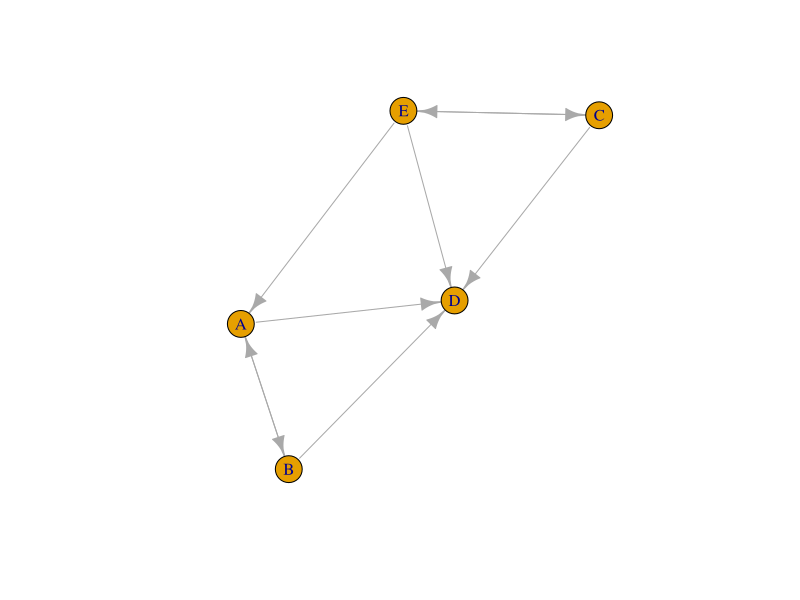

Source code (R):
library(pracma)

# This is the initial connectivity matrix
H <- matrix(nrow=5, ncol=5, byrow=FALSE, dimnames = list(c("A", "B", "C", "D", "E"),c("A", "B", "C", "D", "E")))
H[1:5,1:5] <-  c(0, 1/2, 0, 1/2,0,1/2,0,0,1/2,0,0,0,0,1/2,1/2,0,0,0,0,0,1/3,0,1/3,1/3,0)
H
# This is the teleportation matrix
e <- matrix(nrow=5,ncol=5)
e[1:5,1:5] <- 1/5
e
# The given random surfer probability is 0.85
G <- (0.85 * H) + (0.15*e)
G

nodes <- c("A", "B", "C", "D", "E")

# These are the first iteration values of the PageRanks for the 5 pages
a1 <- round((rowSums(G)["A"] * 0.2),3)
b1 <- round((rowSums(G)["B"] * 0.2),3)
c1 <- round((rowSums(G)["C"] * 0.2),3)
d1 <- round((rowSums(G)["D"] * 0.2),3)
e1 <- round((rowSums(G)["E"] * 0.2),3)

# r will be the iterative schema for these pages
r <- c(a1,b1,c1,d1,e1)
r

# This matrix will show all of the iterations before tolerance is met
iterations <- matrix(ncol = 10, nrow = 5, dimnames = list(c("A", "B", "C", "D", "E"),c()))
# Here I assign the initialized PageRank for the pages
iterations[1:5,1] <- 0.2
# Here I assign the first iteration values of PageRank for the pages
iterations[1:5,2] <- r
iterations



# This loop iterates through the process of calculating the PageRank until the tolerance is reached (tolerance <=0.02)
errorexists <- TRUE
iter <- 3
while (errorexists == TRUE) {
  errorcount <- 0
  for (node in nodes) {
      error <- abs(iterations[node,iter-1] - iterations[node, iter-2])
      if (error >0.02) {
        errorcount <- errorcount +1
      }
        iterations[node,iter] <- round(dot(G[node,],r),3)
  }
  r <- iterations[1:5,iter]
  if (errorcount>0){
    iter <- iter + 1
  }
  if (errorcount == 0){
    errorexists <- FALSE
  }
}  

# Here are all the iterations of PageRank
iterations

# Here are the final importance values for each page
r
initialresults <- r

# Here are the pages in order of decreasing PageRank score!
sort(r, decreasing = TRUE)


# DOUBLE CHECK WITH OTHER METHODS

# Transition matrix A
A <- matrix(nrow=5, ncol=5, byrow=FALSE, dimnames = list(c("A", "B", "C", "D", "E"),c("A", "B", "C", "D", "E")))
A[1:5,1:5] <-  c(0, 1/2, 0, 1/2,0,1/2,0,0,1/2,0,0,0,0,1/2,1/2,0,0,0,0,0,1/3,0,1/3,1/3,0)
A

# Take Decay d = 0.85
d <- 0.85
B <- 0.85*A + (0.15/5)
r <- matrix(c(1/5,1/5,1/5,1/5,1/5),nrow=5)
r

# perform power iterations on B
iterations <- function(M, r, n) {
  Bn = diag(nrow(M)) 
  # Caculate B n times
  for (i in 1:n)
  {
    Bn = Bn %*% M
  }
  return (Bn %*% r)
}

# Different values of n, to see convergence
eig_vec1<-iterations(B, r, 10) #Converges
#iterations(B, r, 40)
eig_vec1

# Decomposing B
eigen_decomp <- eigen(B)

# Maximum eigen value we get is indeed 1
max_value<-which.max(eigen_decomp$values)
## Warning in which.max(eigen_decomp$values): imaginary parts discarded in
## coercion
# check this eigenvector has all positive entries and it sums to 1
eig_vec2 <- as.numeric((1/sum(eigen_decomp$vectors[,1]))*eigen_decomp$vectors[,1])
sum(eig_vec2)
## [1] 1
library(igraph)
graph_A <- graph.adjacency(t(A), weighted = TRUE, mode = "directed")
plot(graph_A)
eig_vec3 <- page.rank(graph_A)$vector
eig_vec3

#Let's compare all of the results
results <- cbind(initialresults, eig_vec1, eig_vec2, eig_vec3)
results
colnames(results) <- c('Initial Iteration', 'Power Iter', 'Eigen Decom', 'Igraph')
results
